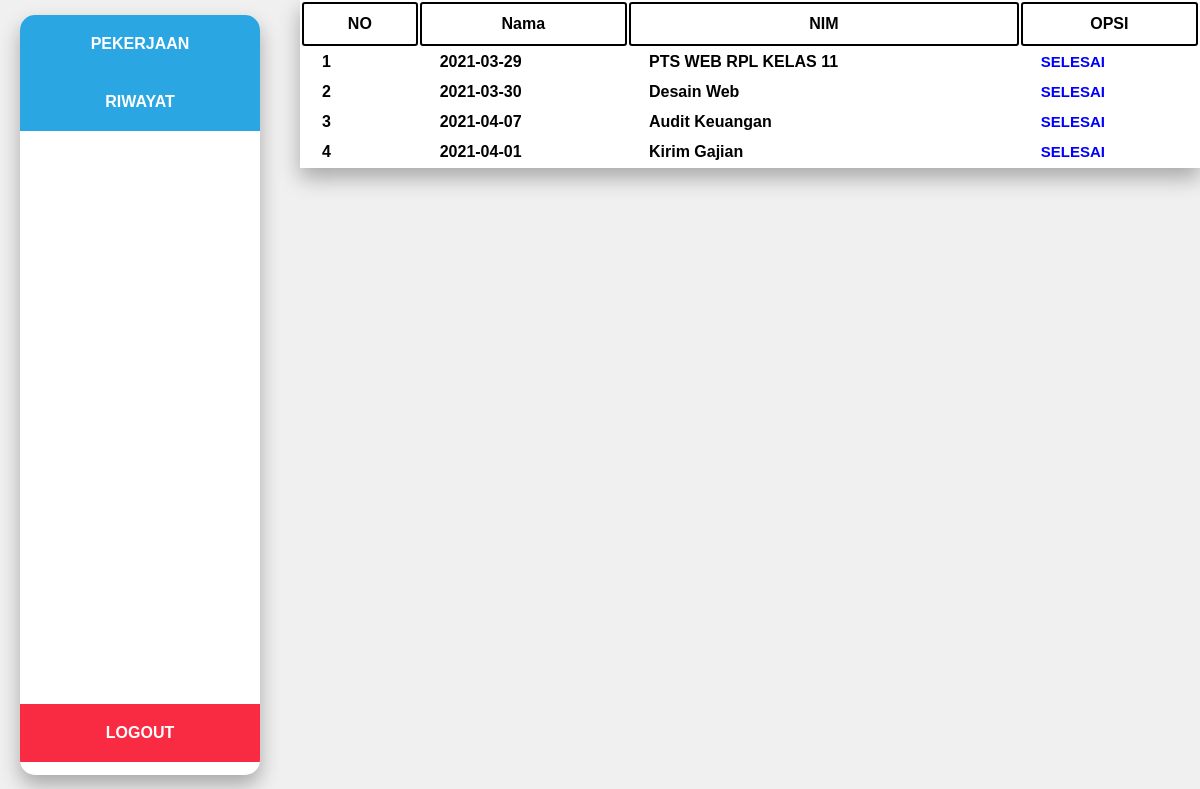
Screenshot of /halaman_pegawai.php (signed in) with the database file from the repository.
### tables this page shows
CREATE TABLE `pekerjaan` (
  `id` int(255) NOT NULL,
  `deadline` date NOT NULL,
  `desc` varchar(1000) NOT NULL,
  `selesai` longblob NOT NULL
);

### halaman_pegawai.php (the view, shortened to what this page needs)
<!DOCTYPE html>
<html>
<head>
	<link rel="stylesheet" type="text/css" href="style2.css">
</head>
<body>
	<main>
	<nav style="float: left;">
		<header>
			<ul>
				<a href=""><li>PEKERJAAN</li></a>
				<a href=""><li>RIWAYAT</li></a>
			</ul>
		</header>
		<a href="logout.php"><footer style="bottom: 0;">LOGOUT</footer></a>
	</nav>
<div class="">
	<div class="selesai">
		<table >
		<tr>
			<th>NO</th>
			<th>Nama</th>
			<th>NIM</th>
			<th>OPSI</th>
		</tr>
		<?php
		include 'koneksi.php';
		$no = 1;
		$data = mysqli_query($koneksi,"SELECT * FROM pekerjaan");
		while($d = mysqli_fetch_array($data)){
			?>
			<tr>
				<td><?php echo $no++; ?></td>
				<td><?php echo $d['deadline']; ?></td>
				<td><?php echo $d['desc']; ?></td>
				<td><a href="selesai.php?id=<?php echo $d['id']; ?>" style="color: blue;">SELESAI</a></td>
			</tr>
			<?php
		}
		?>
	</table>
	</div>
	</div>
</main>
</body>
</html>

### style2.css (style rules this page uses)
* { margin: 0; padding: 0; font-family: sans-serif; scrollbar-width : none; }
body { background-color: rgb(240,240,240); }
main { width: 100%; }
nav { margin-left: 20px; margin-top: 15px; border-radius: 15px; float: left; position: fixed; width: 20%; background-color: white; height: 95%; overflow: auto; box-shadow: 0px 10px 20px rgba(0,0,0,0.3); }
ul,footer { text-align: center; margin: 0 auto; list-style-type: none; }
ul li,footer { background-color: #2aa7e2;; padding: 20px; }
footer { margin-top: 35.8em; background-color: #F92B43; }
ul a,a { text-decoration: none; color: white; font-weight: bold; }
table { width: 100%; }
th { position: sticky; top: 0; background-color: white; height: 30px; border: 2px solid black; }
td,th { padding : 5px 20px; border-radius : 3px; font-weight : bold; }
td a { font-size: 15px; }
.selesai { margin-top: 100px; height: 30em; overflow: auto; width: 75%; height: 100%; float: right; margin: auto; background-color: white; box-shadow: 0px 10px 20px rgba(0,0,0,0.3) }

### rows the page displays
pekerjaan: deadline "2021-03-29", desc "PTS WEB RPL KELAS 11"
pekerjaan: deadline "2021-03-30", desc "Desain Web"
pekerjaan: deadline "2021-04-07", desc "Audit Keuangan"
pekerjaan: deadline "2021-04-01", desc "Kirim Gajian"
